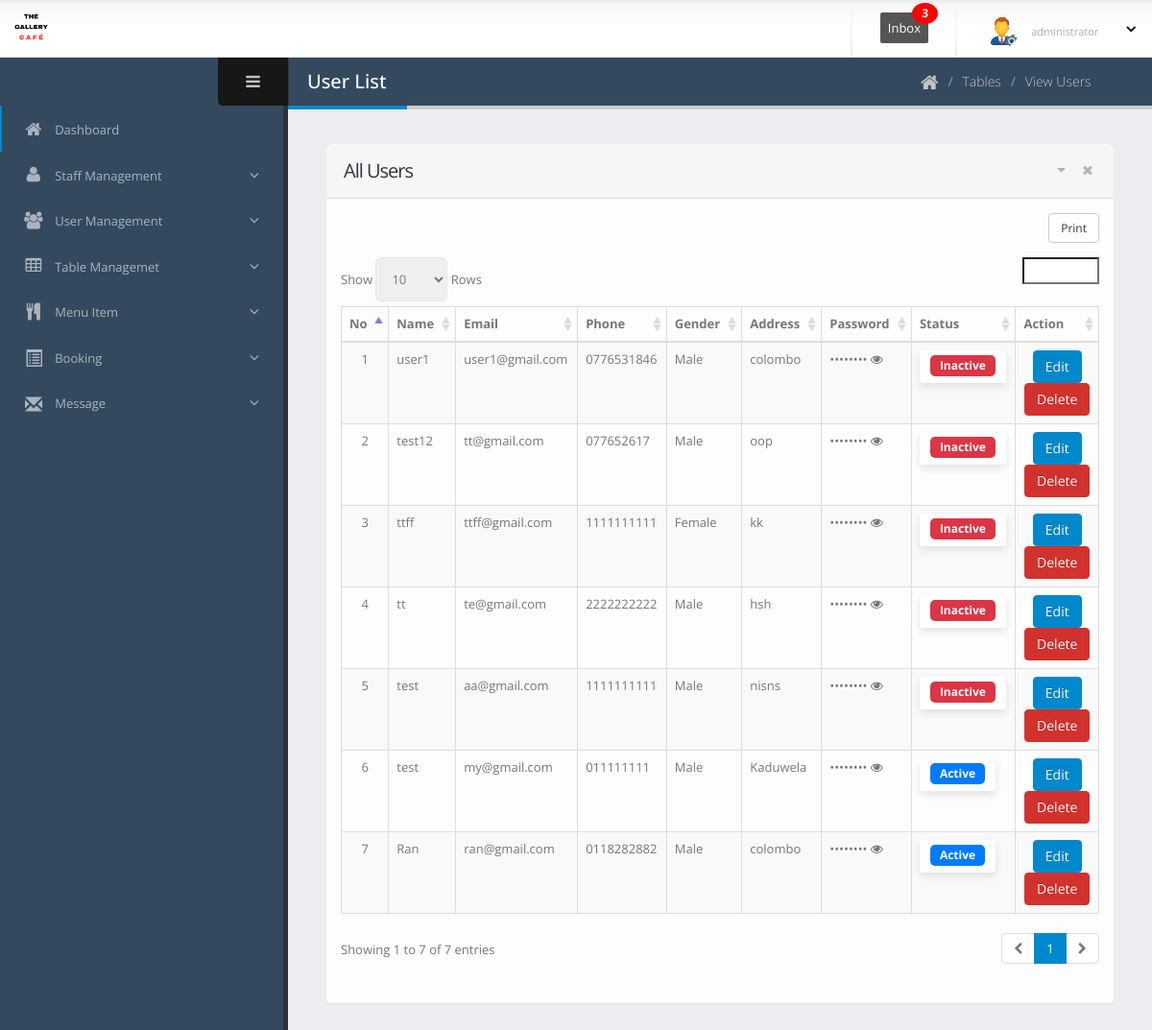
Before: /dashboard/user-list.php (signed in) with the older database file.
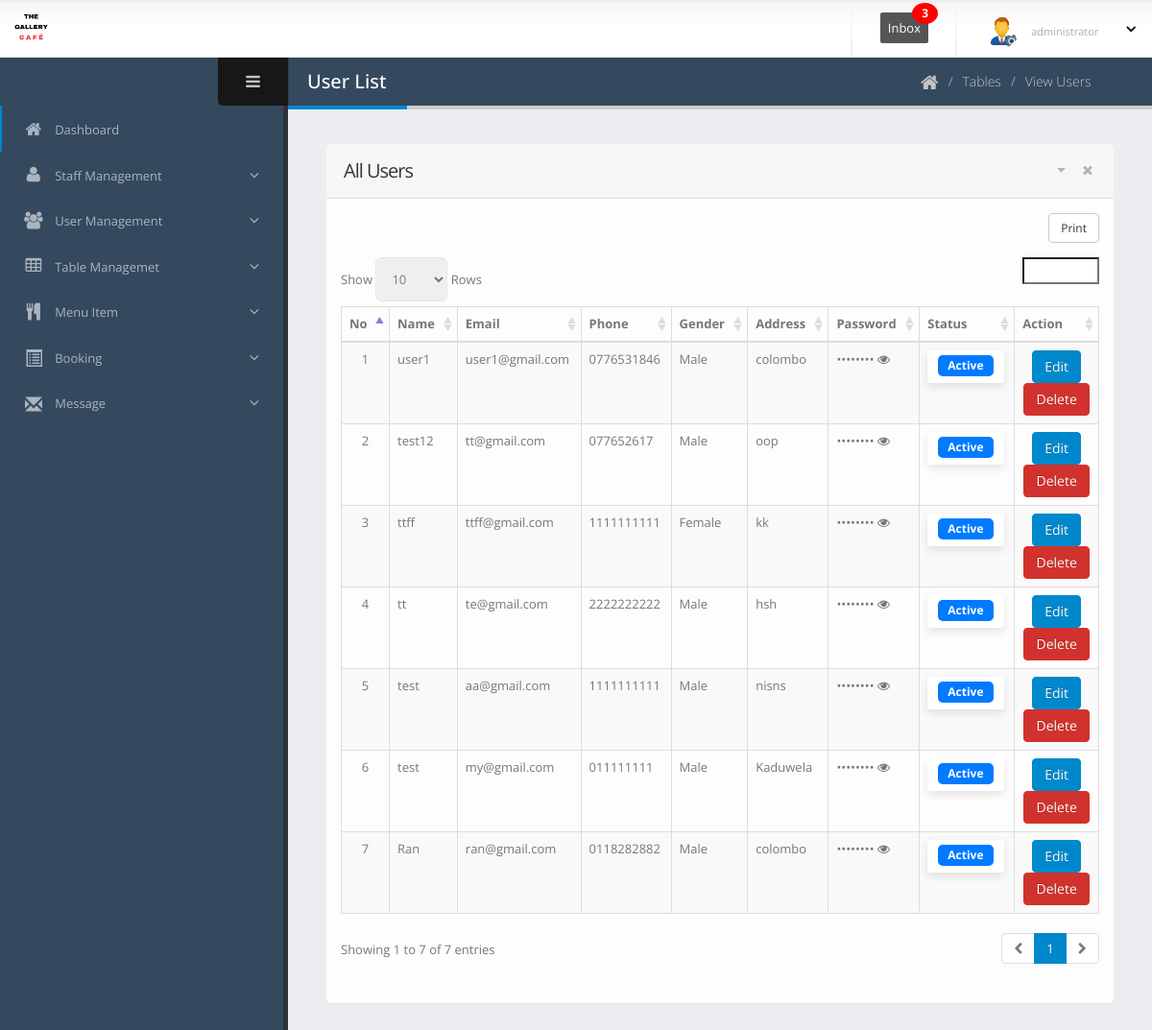
After: the same page with the newer database file.
### tables this page shows
CREATE TABLE `users` (
  `id` int(11) NOT NULL,
  `username` varchar(100) NOT NULL,
  `email` varchar(100) NOT NULL,
  `phone` varchar(15) NOT NULL,
  `address` text NOT NULL,
  `gender` enum('Male','Female') NOT NULL,
  `password` varchar(255) NOT NULL,
  `created_at` timestamp NOT NULL DEFAULT current_timestamp(),
  `status` int(11) DEFAULT NULL,
  `role` varchar(50) NOT NULL
);

### dashboard/user-list.php (the view, shortened to what this page needs)
<?php include 'main/header.php';
?>
<body>
	<section class="body">
		<?php include 'main/top-bar.php'; ?>
		<div class="inner-wrapper">
			<?php include 'main/left-bar.php'; ?>
			<section role="main" class="content-body">
				<header class="page-header">
					<h2>User List</h2>
					<div class="right-wrapper pull-right">
						<ol class="breadcrumbs">
							<li>
								<a href="index.php">
									<i class="fa fa-home"></i>
								</a>
							</li>
							<li><span>Tables</span></li>
							<li><span>View Users</span></li>
						</ol>
						<a class="sidebar-right-toggle" data-open="sidebar-right"></i></a>
					</div>
				</header>
				<section class="panel">
					<header class="panel-heading">
						<div class="panel-actions">
							<a href="#" class="fa fa-caret-down"></a>
							<a href="#" class="fa fa-times"></a>
						</div>
						<h2 class="panel-title">All Users</h2>
					</header>
					<div class="panel-body">
						<table class="table table-bordered table-striped mb-none" id="datatable-tabletools" data-swf-path="assets/vendor/jquery-datatables/extras/TableTools/swf/copy_csv_xls_pdf.swf">
							<thead>
								<tr>
									<th>No</th>
									<th>Name</th>
									<th>Email</th>
									<th>Phone</th>
									<th>Gender</th>
									<th>Address</th>
									<th>Password</th>
                                    <th>Status</th>
									<th class="hidden-phone">Action</th>
								</tr>
							</thead>
							<tbody>
								<?php
								$count = 1;
								$con = connect();
								$sql = "SELECT * FROM `users`;";
								$result = $con->query($sql);
								foreach ($result as $r) {
								?>
								<tr class="gradeX">
									<td class="center hidden-phone"><?php echo $count; ?></td>
									<td><?php echo $r['username']; ?></td>
									<td><?php echo $r['email']; ?></td>
									<td><?php echo $r['phone']; ?></td>
									<td><?php echo $r['gender']; ?></td>
									<td><?php echo $r['address']; ?></td>
									<td>
										<span id="password-<?php echo $r['id']; ?>" class="password-hidden">••••••••</span>
										<i class="fa fa-eye" onclick="togglePassword(<?php echo $r['id']; ?>)" style="cursor:pointer;"></i>
									</td>
<td id="status-<?php echo $r['id']; ?>">
    <div class="dropdown">
        <button class="btn btn-light btn-sm dropdown-toggle" type="button" id="statusDropdown-<?php echo $r['id']; ?>" data-toggle="dropdown" aria-haspopup="true" aria-expanded="false">
            <?php
            if ($r['status'] == 1) {
                echo '<span class="badge" style="background-color: #007bff; color: white;">Active</span>';
            } elseif ($r['status'] == 9) {
                echo '<span class="badge" style="background-color: #dc3545; color: white;">Inactive</span>';
            } else {
                echo '<span class="badge" style="background-color: #ffc107; color: black;">Pending</span>';
            }
            ?>
        </button>
    </div>
</td>
									<td class="center hidden-phone">
										<a href="user-edit.php?id=<?php echo $r['id']; ?>" class="btn btn-primary">Edit</a>
										<a href="user-delete.php?id=<?php echo $r['id']; ?>" class="btn btn-danger" onclick="return confirm('Are you sure?');">Delete</a>
									</td>
								</tr>
								<?php $count++; } ?>
							</tbody>
						</table>
					</div>
				</section>
			</section>
		</div>
	</section>
</body>
</html>

### dashboard/main/header.php (shortened to what this page needs)
<!doctype html>
<html class="fixed">
	<head>
		<link rel="stylesheet" href="assets/vendor/bootstrap/css/bootstrap.css" />
		<link rel="stylesheet" href="assets/vendor/font-awesome/css/font-awesome.css" />
		<link rel="stylesheet" href="assets/vendor/magnific-popup/magnific-popup.css" />
		<link rel="stylesheet" href="assets/vendor/bootstrap-datepicker/css/datepicker3.css" />
		<link rel="stylesheet" href="assets/vendor/jquery-ui/css/ui-lightness/jquery-ui-1.10.4.custom.css" />
		<link rel="stylesheet" href="assets/vendor/bootstrap-multiselect/bootstrap-multiselect.css" />
		<link rel="stylesheet" href="assets/vendor/morris/morris.css" />
		<link rel="stylesheet" href="assets/vendor/select2/select2.css" />
		<link rel="stylesheet" href="assets/vendor/jquery-datatables-bs3/assets/css/datatables.css" />
		<link rel="stylesheet" href="assets/stylesheets/theme.css" />
		<link rel="stylesheet" href="assets/stylesheets/skins/default.css" />
		<link rel="stylesheet" href="assets/stylesheets/theme-custom.css">
		<link href="https://pro-next.fontawesome.com/releases/v5.7.2/css/all.css" data-prerender="keep" rel="stylesheet">
	</head>

### dashboard/main/top-bar.php (shortened to what this page needs)
<header class="header">
				<div class="logo-container">
					<a href="index.php" class="logo">
						<img src="assets/images/newlogo.png" height="35" alt="Admin" />
					</a>
				</div>
				<div class="header-right">
					<span class="separator"></span>
					<a href="#" class="notification">
  <span>Inbox</span>
  <span class="badge">3</span>
</a>
					<span class="separator"></span>
					<div id="userbox" class="userbox">
						<a href="#" data-toggle="dropdown">
							<figure class="profile-picture">
								<img src="assets/images/admin.gif" alt="Joseph Doe" class="img-circle" data-lock-picture="assets/images/!logged-user.jpg" />
							</figure>
							<div class="profile-info">
								<span class="role">administrator</span>
							</div>
							<i class="fa custom-caret"></i>
						</a>
					</div>
				</div>
			</header>

### dashboard/main/left-bar.php (shortened to what this page needs)
<aside id="sidebar-left" class="sidebar-left">
	<div class="sidebar-header">
		<div class="sidebar-toggle hidden-xs" data-toggle-class="sidebar-left-collapsed" data-target="html" data-fire-event="sidebar-left-toggle">
			<i class="fa fa-bars" aria-label="Toggle sidebar"></i>
		</div>
	</div>
	<div class="nano">
		<div class="nano-content">
			<nav id="menu" class="nav-main" role="navigation">
				<ul class="nav nav-main">
					<li class="nav-active">
						<a href="index.php">
							<i class="fa fa-home" aria-hidden="true"></i>
							<span>Dashboard</span>
						</a>
					</li>
					<?php if((isset($_SESSION['isLoggedIn']))){ ?>
					<li class="nav-parent">
						<a>
							<i class="fa fa-user" aria-hidden="true"></i>
							<span>Staff Management</span>
						</a>
					</li>
					<?php } ?>
					<?php if((isset($_SESSION['isLoggedIn']))){ ?>
					<li class="nav-parent">
						<a>
							<i class="fa fa-users" aria-hidden="true"></i>
							<span>User Management</span>
						</a>
					</li>
					<?php } ?>
					<?php if((isset($_SESSION['isLoggedIn']))){ ?>
					<li class="nav-parent">
						<a>
							<i class="fa fa-table" aria-hidden="true"></i>
							<span>Table Managemet</span>
						</a>
					</li>
					<?php } ?>
					<?php if((isset($_SESSION['isLoggedIn']))){ ?>
					<li class="nav-parent">
						<a>
							<i class="fa fa-cutlery" aria-hidden="true"></i>
							<span>Menu Item</span>
						</a>
					</li>
					<?php } ?>
					<?php if((isset($_SESSION['isLoggedIn']) )){ ?>
					<li class="nav-parent">
						<a>
							<i class="glyphicon glyphicon-list-alt" aria-hidden="true"></i>
							<span>Booking</span>
						</a>
					</li>
					<?php } ?>
					<?php if((isset($_SESSION['isLoggedIn']) )){ ?>
					<li class="nav-parent">
						<a>
							<i class="glyphicon glyphicon-envelope" aria-hidden="true"></i>
							<span>Message</span>
						</a>
					</li>
					<?php } ?>
				</ul>
			</nav>
			<hr class="separator" />
		</div>
	</div>
</aside>

### dashboard/assets/stylesheets/skins/default.css (style rules this page uses)
a, .btn-link { color: #0088cc; }
body .btn-primary { color: #ffffff; text-shadow: 0 -1px 0 rgba(0, 0, 0, 0.25); background-color: #0088cc; border-color: #0088cc; }
body .btn-danger { color: #ffffff; text-shadow: 0 -1px 0 rgba(0, 0, 0, 0.25); background-color: #d2322d; border-color: #d2322d; }
.page-header h2 { border-bottom-color: #0088cc; }
ul.nav-main > li.nav-active > a { box-shadow: 2px 0 0 #0088cc inset; }

### dashboard/user-list.php (style rules this page uses)
.btn-light { background-color: white; color: #333; box-shadow: 0 4px 8px rgba(0, 0, 0, 0.1); }
.badge { padding: 5px 10px; font-size: 12px; border-radius: 5px; }

### dashboard/main/top-bar.php (style rules this page uses)
.notification { background-color: #555; color: white; text-decoration: none; padding: 5px 8px; position: relative; display: inline-block; border-radius: 2px; }
.notification .badge { position: absolute; top: -10px; right: -10px; padding: 5px 10px; border-radius: 50%; background: red; color: white; }

Changed rows visible on the page:
changed users "user1": status "Inactive" → "Active"
changed users "test12": status "Inactive" → "Active"
changed users "ttff": status "Inactive" → "Active"
changed users "tt": status "Inactive" → "Active"
changed users "aa@gmail.com": status "Inactive" → "Active"
